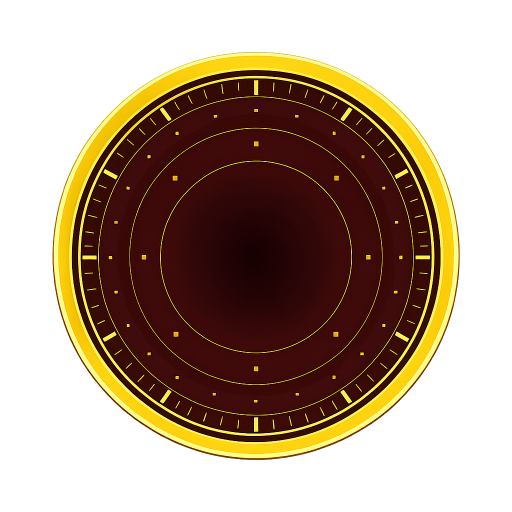
#> input picture assets/layer_image/layer_a.png, 1024 x 1024 px, found by its file name (shown at 1/2 size)
$ python enhance_and_merge.py
#> lines starting #> are read from the running program, lines starting #| are printed output that depends on the picture
from PIL import Image, ImageFilter, ImageEnhance

def make_center_transparent(img, tolerance=30):
    # Check center pixel
    width, height = img.size
    center = (width // 2, height // 2)

    # If center already transparent, skip
    if img.getpixel(center)[3] == 0:
        return img

    print("  Removing opaque center...")
    target_color = img.getpixel(center)
    target_r, target_g, target_b, target_a = target_color

    pixels = img.load()
    queue = [center]
    visited = set(queue)
    dirs = [(0, 1), (0, -1), (1, 0), (-1, 0)]

    count = 0
    while queue:
        x, y = queue.pop(0)
        pixels[x, y] = (0, 0, 0, 0)
        count += 1

        for dx, dy in dirs:
            nx, ny = x + dx, y + dy
            if 0 <= nx < width and 0 <= ny < height and (nx, ny) not in visited:
                r, g, b, a = pixels[nx, ny]
                if (abs(r - target_r) <= tolerance and
                    abs(g - target_g) <= tolerance and
                    abs(b - target_b) <= tolerance):
                    visited.add((nx, ny))
                    queue.append((nx, ny))

    return img

def enhance_layer(path, target_size=(1024, 1024)):
#> called with path = 'assets/layer_image/layer_a.png', target_size = (1024, 1024)
    print(f"Processing {path}...")
    try:
        img = Image.open(path).convert("RGBA")
#> img is the input picture: PIL image 1024x1024 RGBA; mean R, G, B, A 48.3, 27.5, 7.9, 126.9

        # 1. Opacity check (specifically for layer_b, but harmless for others if center is empty)
        # However, layer_a might have a center? Layer A is "Background/Outer Ring".
        # Usually Layer A is full background. We should only clear center for Layer B ideally.
        if "layer_b" in path:
            img = make_center_transparent(img)

        # 2. Super-sampling for smoothness
        # Upscale 2x larger than target
        work_size = (target_size[0] * 2, target_size[1] * 2)
        img = img.resize(work_size, Image.Resampling.LANCZOS)
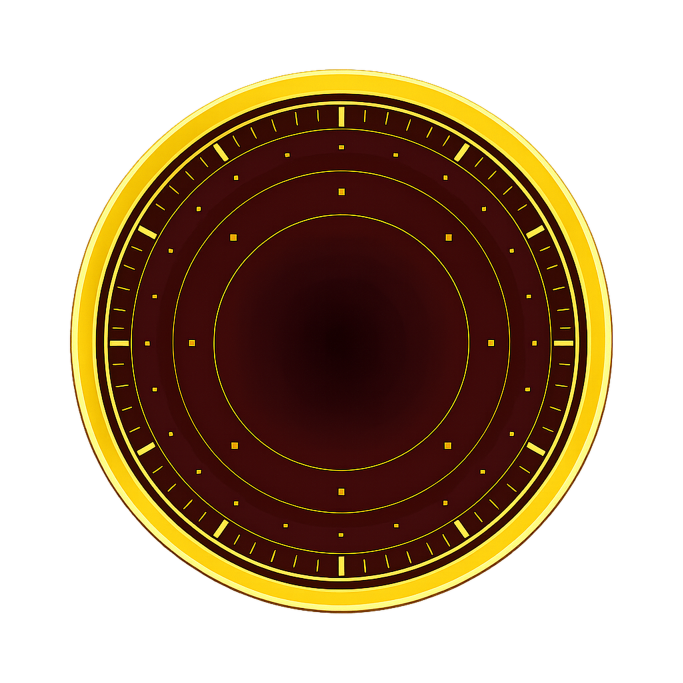
#> img: PIL image 2048x2048 RGBA (shown at 1/3 size); mean R, G, B, A 48.7, 27.9, 8, 126.9; transparent parts drawn white

        # 3. Smooth Edges (Blur alpha)
        r, g, b, a = img.split()
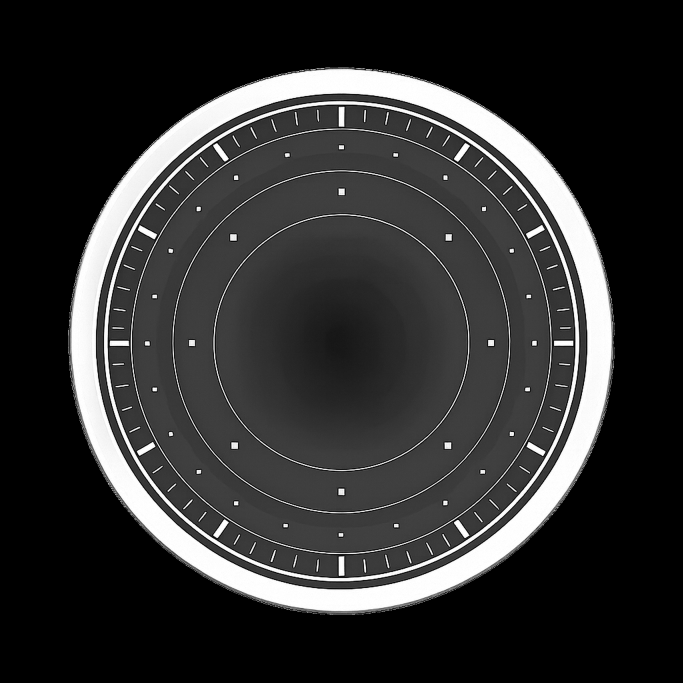
#> r: PIL image 2048x2048 L (shown at 1/3 size); min 0, max 255, mean 48.7
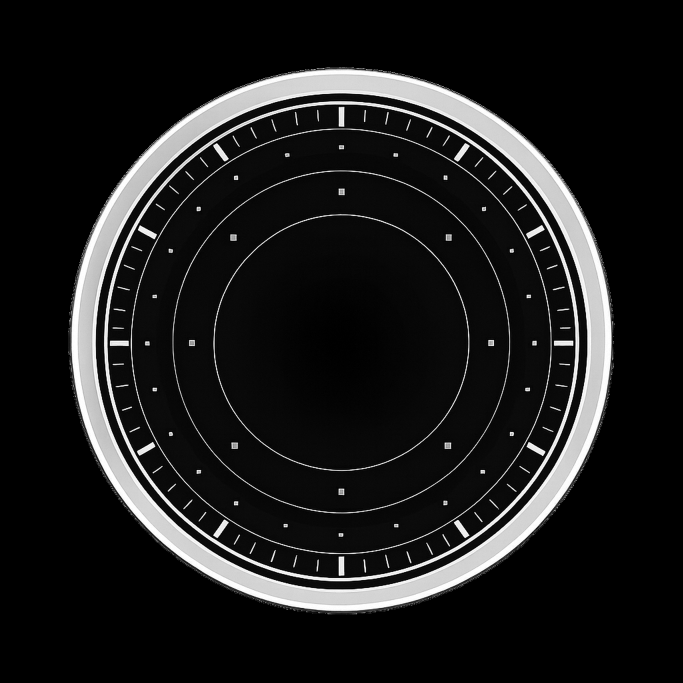
#> g: PIL image 2048x2048 L (shown at 1/3 size); min 0, max 255, mean 27.9
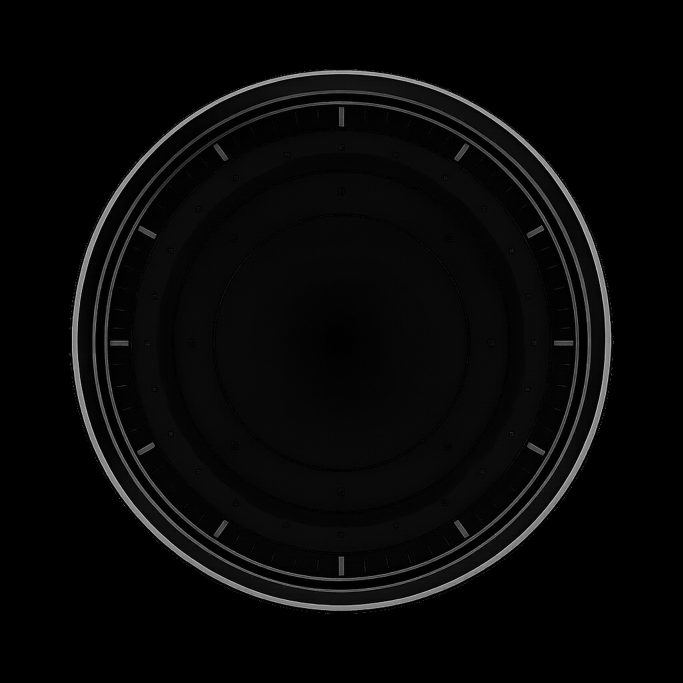
#> b: PIL image 2048x2048 L (shown at 1/3 size); min 0, max 255, mean 8
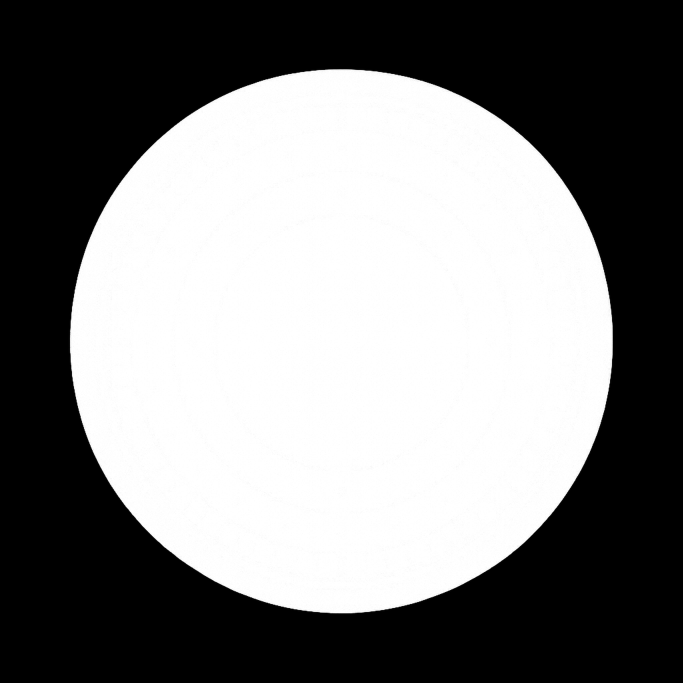
#> a: PIL image 2048x2048 L (shown at 1/3 size); min 0, max 255, mean 126.9
        # Radius 2 at 2048px is soft but not too blurry
        a = a.filter(ImageFilter.GaussianBlur(radius=2))
        img = Image.merge("RGBA", (r, g, b, a))

        # 4. Sharpen Details?
        # Sometimes upscaling blurs texture. Applying slight sharpen.
        enhancer = ImageEnhance.Sharpness(img)
        img = enhancer.enhance(1.2)

        # 5. Downscale to target high-res
        img = img.resize(target_size, Image.Resampling.LANCZOS)
#> img: PIL image 1024x1024 RGBA
#> call 2 of enhance_layer, with path = 'assets/layer_image/layer_b.png', target_size = (1024, 1024)
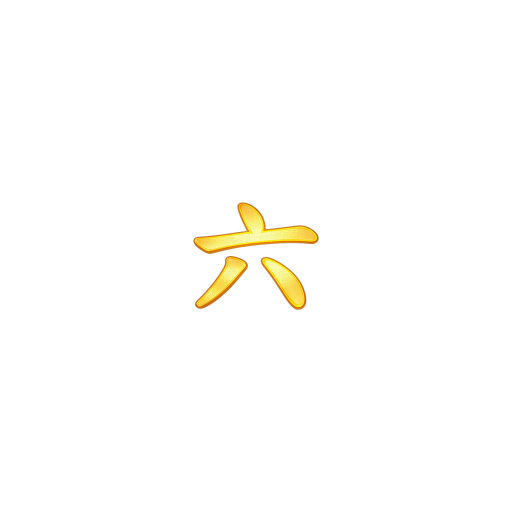
#> input picture assets/layer_image/layer_b.png, 1024 x 1024 px, found by its file name (shown at 1/2 size)
#> in enhance_layer, img is the input picture: PIL image 1024x1024 RGBA; mean R, G, B, A 4.2, 3.5, 1.2, 4.3
#> in enhance_layer (call 2), `work_size = (target_size[0] * 2, target_size[1] * 2)`: work_size = (2048, 2048)
#> in enhance_layer (call 2), `r, g, b, a = img.split()`:
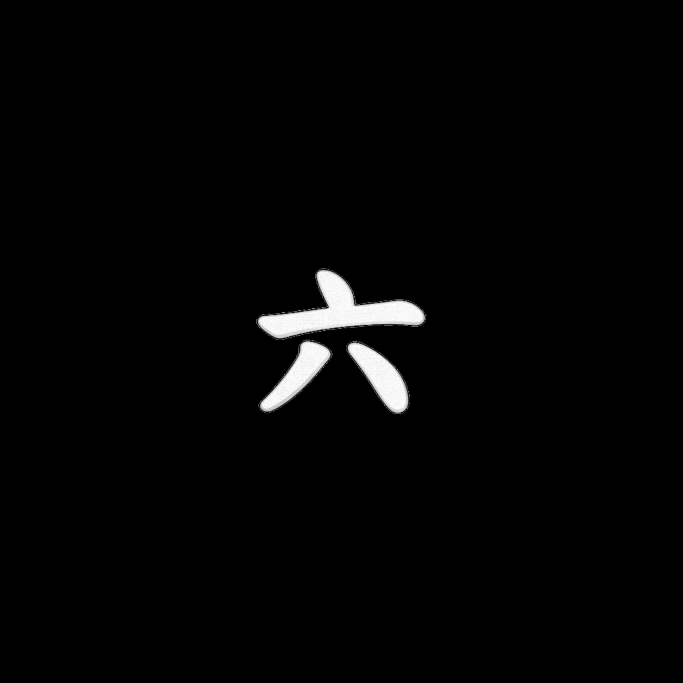
#> r: PIL image 2048x2048 L (shown at 1/3 size); min 0, max 255, mean 4.3
#|   Saved enhanced assets/layer_image/layer_b.png ((1024, 1024))

        img.save(path)
        print(f"  Saved enhanced {path} ({target_size})")
        return img

    except Exception as e:
        print(f"  Error: {e}")
        return None

def merge_icons():
    print("\nMerging for App Icon...")
    base_size = (1024, 1024)
#> base_size = (1024, 1024)
    canvas = Image.new("RGBA", base_size)
#> canvas: PIL image 1024x1024 RGBA; every value is 0

    # Load processed images directly
    try:
        img_a = Image.open('assets/layer_image/layer_a.png').convert('RGBA').resize(base_size, Image.Resampling.LANCZOS)
        img_b = Image.open('assets/layer_image/layer_b.png').convert('RGBA').resize(base_size, Image.Resampling.LANCZOS)
        img_c = Image.open('assets/layer_image/layer_c.png').convert('RGBA').resize(base_size, Image.Resampling.LANCZOS)

        canvas.alpha_composite(img_a)
        canvas.alpha_composite(img_b)
        canvas.alpha_composite(img_c)

        canvas.save('assets/icon.png')
        canvas.save('assets/adaptive-icon.png')
        print("  Generated assets/icon.png & assets/adaptive-icon.png")

    except Exception as e:
        print(f"  Merge Error: {e}")

if __name__ == "__main__":
    # Enhanced target size: 1024x1024 for all layers
    enhance_layer('assets/layer_image/layer_a.png')
    enhance_layer('assets/layer_image/layer_b.png')
    enhance_layer('assets/layer_image/layer_c.png')

    merge_icons()
